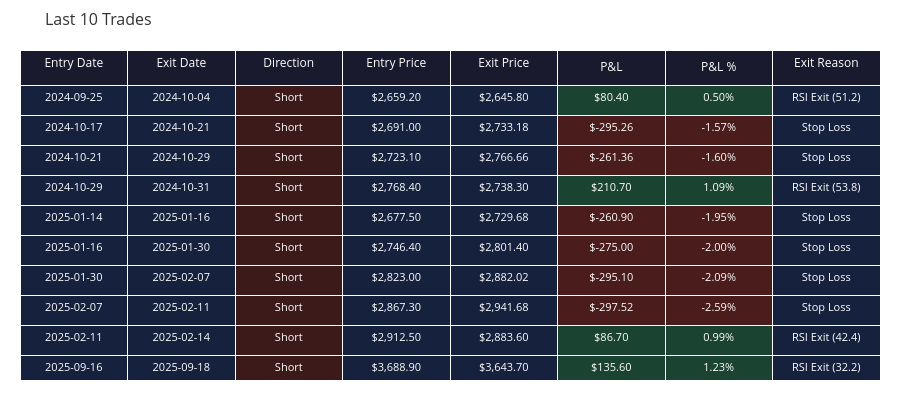

The cell this chart's notebook holds for it:
### Code cell
def create_trade_table(trades_df, last_n=10):
    """
    Create a formatted Plotly table showing trade history.
    
    Args:
        trades_df: DataFrame with trade records
        last_n: Number of recent trades to show (default 10)
    
    Returns:
        Plotly figure object
    """
    if trades_df.empty:
        print("No trades to display")
        return None
    
    # Get last N trades
    display_trades = trades_df.tail(last_n).copy()
    
    # Format columns for display
    display_trades['entry_date'] = pd.to_datetime(display_trades['entry_date']).dt.strftime('%Y-%m-%d')
    display_trades['exit_date'] = pd.to_datetime(display_trades['exit_date']).dt.strftime('%Y-%m-%d')
    display_trades['entry_price'] = display_trades['entry_price'].apply(lambda x: f"${x:,.2f}")
    display_trades['exit_price'] = display_trades['exit_price'].apply(lambda x: f"${x:,.2f}")
    display_trades['pnl_formatted'] = display_trades['pnl'].apply(lambda x: f"${x:,.2f}")
    display_trades['pnl_pct_formatted'] = display_trades['pnl_pct'].apply(lambda x: f"{x:.2f}%")
    
    # Color code P&L
    pnl_colors = ['#00C853' if x > 0 else '#FF1744' if x < 0 else 'white' for x in display_trades['pnl']]
    
    # Create table
    fig = go.Figure(data=[go.Table(
        header=dict(
            values=['Entry Date', 'Exit Date', 'Direction', 'Entry Price', 'Exit Price', 'P&L', 'P&L %', 'Exit Reason'],
            fill_color='#1a1a2e',
            font=dict(color='white', size=12),
            align='center',
            height=35
        ),
        cells=dict(
            values=[
                display_trades['entry_date'],
                display_trades['exit_date'],
                display_trades['direction'],
                display_trades['entry_price'],
                display_trades['exit_price'],
                display_trades['pnl_formatted'],
                display_trades['pnl_pct_formatted'],
                display_trades['exit_reason']
            ],
            fill_color=[
                ['#16213e'] * len(display_trades),  # Entry date
                ['#16213e'] * len(display_trades),  # Exit date
                [('#0f3460' if d == 'Long' else '#3d1a1a') for d in display_trades['direction']],  # Direction
                ['#16213e'] * len(display_trades),  # Entry price
                ['#16213e'] * len(display_trades),  # Exit price
                [('#1b4332' if p > 0 else '#4a1c1c' if p < 0 else '#16213e') for p in display_trades['pnl']],  # P&L
                [('#1b4332' if p > 0 else '#4a1c1c' if p < 0 else '#16213e') for p in display_trades['pnl']],  # P&L %
                ['#16213e'] * len(display_trades),  # Exit reason
            ],
            font=dict(color='white', size=11),
            align='center',
            height=30
        )
    )])
    
    fig.update_layout(
        title=dict(
            text=f"Last {len(display_trades)} Trades",
            font=dict(size=16, color='#333')
        ),
        height=400,
        margin=dict(l=20, r=20, t=50, b=20)
    )
    
    return fig


# Display trade table
trade_table = create_trade_table(results['trades'], last_n=10)
if trade_table:
    trade_table.show()

### Figure 1 — Plotly figure (JSON) as saved in the notebook; plotly's stock layout.template omitted (floating-point values rounded to 4 significant figures)
{"data": [{"cells": {"align": "center", "fill": {"color": [["#16213e", "#16213e", "#16213e", "#16213e", "#16213e", "#16213e", "#16213e", "#16213e", "#16213e", "#16213e"], ["#16213e", "#16213e", "#16213e", "#16213e", "#16213e", "#16213e", "#16213e", "#16213e", "#16213e", "#16213e"], ["#3d1a1a", "#3d1a1a", "#3d1a1a", "#3d1a1a", "#3d1a1a", "#3d1a1a", "#3d1a1a", "#3d1a1a", "#3d1a1a", "#3d1a1a"], ["#16213e", "#16213e", "#16213e", "#16213e", "#16213e", "#16213e", "#16213e", "#16213e", "#16213e", "#16213e"], ["#16213e", "#16213e", "#16213e", "#16213e", "#16213e", "#16213e", "#16213e", "#16213e", "#16213e", "#16213e"], ["#1b4332", "#4a1c1c", "#4a1c1c", "#1b4332", "#4a1c1c", "#4a1c1c", "#4a1c1c", "#4a1c1c", "#1b4332", "#1b4332"], ["#1b4332", "#4a1c1c", "#4a1c1c", "#1b4332", "#4a1c1c", "#4a1c1c", "#4a1c1c", "#4a1c1c", "#1b4332", "#1b4332"], ["#16213e", "#16213e", "#16213e", "#16213e", "#16213e", "#16213e", "#16213e", "#16213e", "#16213e", "#16213e"]]}, "font": {"color": "white", "size": 11}, "height": 30, "values": [["2024-09-25", "2024-10-17", "2024-10-21", "2024-10-29", "2025-01-14", "2025-01-16", "2025-01-30", "2025-02-07", "2025-02-11", "2025-09-16"], ["2024-10-04", "2024-10-21", "2024-10-29", "2024-10-31", "2025-01-16", "2025-01-30", "2025-02-07", "2025-02-11", "2025-02-14", "2025-09-18"], ["Short", "Short", "Short", "Short", "Short", "Short", "Short", "Short", "Short", "Short"], ["$2,659.20", "$2,691.00", "$2,723.10", "$2,768.40", "$2,677.50", "$2,746.40", "$2,823.00", "$2,867.30", "$2,912.50", "$3,688.90"], ["$2,645.80", "$2,733.18", "$2,766.66", "$2,738.30", "$2,729.68", "$2,801.40", "$2,882.02", "$2,941.68", "$2,883.60", "$3,643.70"], ["$80.40", "$-295.26", "$-261.36", "$210.70", "$-260.90", "$-275.00", "$-295.10", "$-297.52", "$86.70", "$135.60"], ["0.50%", "-1.57%", "-1.60%", "1.09%", "-1.95%", "-2.00%", "-2.09%", "-2.59%", "0.99%", "1.23%"], ["RSI Exit (51.2)", "Stop Loss", "Stop Loss", "RSI Exit (53.8)", "Stop Loss", "Stop Loss", "Stop Loss", "Stop Loss", "RSI Exit (42.4)", "RSI Exit (32.2)"]]}, "header": {"align": "center", "fill": {"color": "#1a1a2e"}, "font": {"color": "white", "size": 12}, "height": 35, "values": ["Entry Date", "Exit Date", "Direction", "Entry Price", "Exit Price", "P&L", "P&L %", "Exit Reason"]}, "type": "table"}], "layout": {"height": 400, "margin": {"b": 20, "l": 20, "r": 20, "t": 50}, "title": {"font": {"color": "#333", "size": 16}, "text": "Last 10 Trades"}}}
